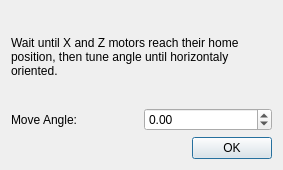
<?xml version="1.0" encoding="UTF-8"?>
<ui version="4.0">
 <class>Dialog</class>
 <widget class="QDialog" name="Dialog">
  <property name="geometry">
   <rect>
    <x>0</x>
    <y>0</y>
    <width>283</width>
    <height>170</height>
   </rect>
  </property>
  <property name="windowTitle">
   <string>Dialog</string>
  </property>
  <layout class="QGridLayout" name="gridLayout">
   <item row="2" column="0" colspan="2">
    <widget class="QDialogButtonBox" name="buttonBox">
     <property name="orientation">
      <enum>Qt::Horizontal</enum>
     </property>
     <property name="standardButtons">
      <set>QDialogButtonBox::Ok</set>
     </property>
    </widget>
   </item>
   <item row="1" column="1">
    <widget class="QDoubleSpinBox" name="angleSpinBox">
     <property name="minimum">
      <double>-180.000000000000000</double>
     </property>
     <property name="maximum">
      <double>180.000000000000000</double>
     </property>
    </widget>
   </item>
   <item row="1" column="0">
    <widget class="QLabel" name="label">
     <property name="text">
      <string>Move Angle:</string>
     </property>
    </widget>
   </item>
   <item row="0" column="0" colspan="2">
    <widget class="QLabel" name="label_2">
     <property name="text">
      <string>Wait until X and Z motors reach their home position, then tune angle until horizontaly oriented.</string>
     </property>
     <property name="wordWrap">
      <bool>true</bool>
     </property>
    </widget>
   </item>
  </layout>
 </widget>
 <resources/>
 <connections>
  <connection>
   <sender>buttonBox</sender>
   <signal>accepted()</signal>
   <receiver>Dialog</receiver>
   <slot>accept()</slot>
   <hints>
    <hint type="sourcelabel">
     <x>248</x>
     <y>254</y>
    </hint>
    <hint type="destinationlabel">
     <x>157</x>
     <y>274</y>
    </hint>
   </hints>
  </connection>
  <connection>
   <sender>buttonBox</sender>
   <signal>rejected()</signal>
   <receiver>Dialog</receiver>
   <slot>reject()</slot>
   <hints>
    <hint type="sourcelabel">
     <x>316</x>
     <y>260</y>
    </hint>
    <hint type="destinationlabel">
     <x>286</x>
     <y>274</y>
    </hint>
   </hints>
  </connection>
 </connections>
</ui>
